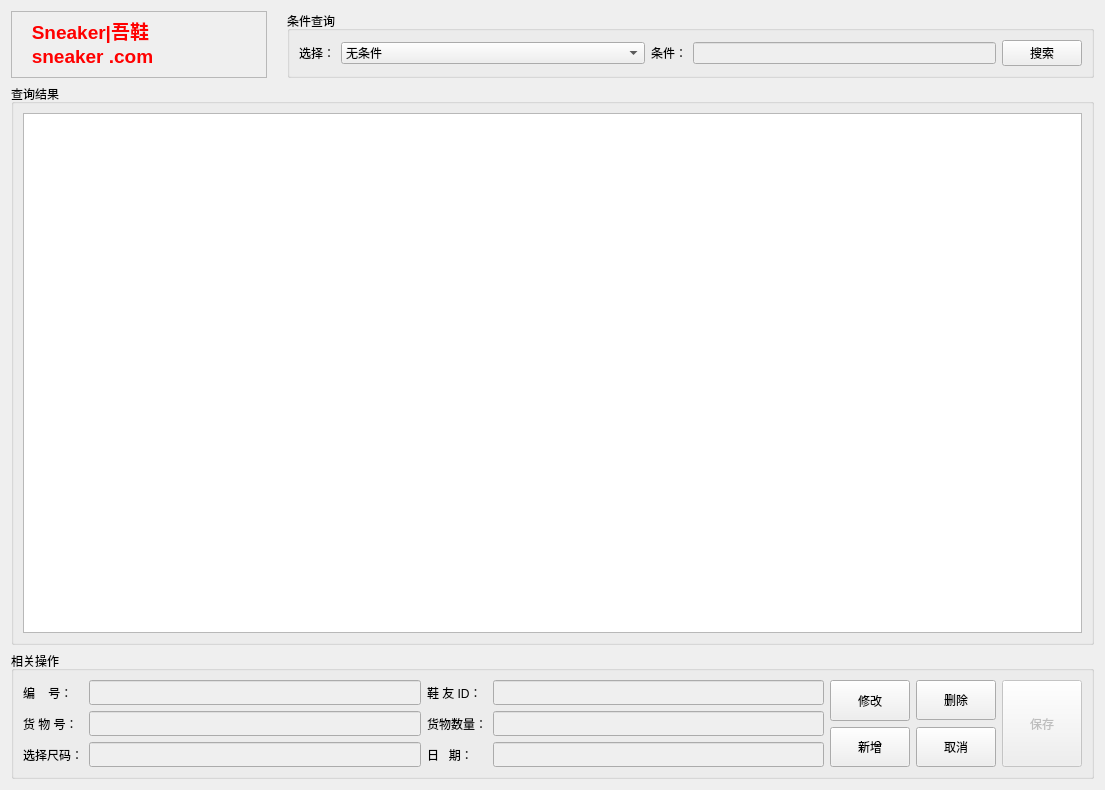
<?xml version="1.0" encoding="UTF-8"?>
<ui version="4.0">
 <class>TrolleyForm</class>
 <widget class="QWidget" name="TrolleyForm">
  <property name="geometry">
   <rect>
    <x>0</x>
    <y>0</y>
    <width>1105</width>
    <height>790</height>
   </rect>
  </property>
  <property name="windowTitle">
   <string>Form</string>
  </property>
  <layout class="QGridLayout" name="gridLayout_6">
   <item row="0" column="0">
    <layout class="QGridLayout" name="gridLayout_5">
     <item row="0" column="0">
      <layout class="QHBoxLayout" name="horizontalLayout_2">
       <property name="spacing">
        <number>0</number>
       </property>
       <property name="bottomMargin">
        <number>0</number>
       </property>
       <item>
        <widget class="QTextBrowser" name="textBrowser">
         <property name="enabled">
          <bool>false</bool>
         </property>
         <property name="sizePolicy">
          <sizepolicy hsizetype="Minimum" vsizetype="Ignored">
           <horstretch>0</horstretch>
           <verstretch>69</verstretch>
          </sizepolicy>
         </property>
         <property name="html">
          <string>&lt;!DOCTYPE HTML PUBLIC &quot;-//W3C//DTD HTML 4.0//EN&quot; &quot;http://www.w3.org/TR/REC-html40/strict.dtd&quot;&gt;
&lt;html&gt;&lt;head&gt;&lt;meta name=&quot;qrichtext&quot; content=&quot;1&quot; /&gt;&lt;style type=&quot;text/css&quot;&gt;
p, li { white-space: pre-wrap; }
&lt;/style&gt;&lt;/head&gt;&lt;body style=&quot; font-family:'SimSun'; font-size:9pt; font-weight:400; font-style:normal;&quot;&gt;
&lt;p style=&quot; margin-top:0px; margin-bottom:0px; margin-left:0px; margin-right:0px; -qt-block-indent:0; text-indent:0px;&quot;&gt;&lt;span style=&quot; font-size:14pt; font-weight:600; color:#ff0000;&quot;&gt;   Sneaker|吾鞋&lt;/span&gt;&lt;/p&gt;
&lt;p style=&quot; margin-top:0px; margin-bottom:0px; margin-left:0px; margin-right:0px; -qt-block-indent:0; text-indent:0px;&quot;&gt;&lt;span style=&quot; font-size:14pt; font-weight:600; color:#ff0000;&quot;&gt;   sneaker .com&lt;/span&gt;&lt;/p&gt;&lt;/body&gt;&lt;/html&gt;</string>
         </property>
        </widget>
       </item>
       <item>
        <spacer name="verticalSpacer">
         <property name="orientation">
          <enum>Qt::Vertical</enum>
         </property>
         <property name="sizeType">
          <enum>QSizePolicy::Ignored</enum>
         </property>
         <property name="sizeHint" stdset="0">
          <size>
           <width>20</width>
           <height>40</height>
          </size>
         </property>
        </spacer>
       </item>
       <item>
        <widget class="QGroupBox" name="groupBox">
         <property name="enabled">
          <bool>true</bool>
         </property>
         <property name="sizePolicy">
          <sizepolicy hsizetype="Ignored" vsizetype="Maximum">
           <horstretch>0</horstretch>
           <verstretch>0</verstretch>
          </sizepolicy>
         </property>
         <property name="title">
          <string>条件查询</string>
         </property>
         <layout class="QGridLayout" name="gridLayout_4">
          <item row="0" column="0">
           <layout class="QHBoxLayout" name="horizontalLayout">
            <item>
             <widget class="QLabel" name="label">
              <property name="contextMenuPolicy">
               <enum>Qt::NoContextMenu</enum>
              </property>
              <property name="text">
               <string>选择：</string>
              </property>
             </widget>
            </item>
            <item>
             <widget class="QComboBox" name="cb_condition">
              <property name="enabled">
               <bool>true</bool>
              </property>
              <property name="sizePolicy">
               <sizepolicy hsizetype="Expanding" vsizetype="Fixed">
                <horstretch>0</horstretch>
                <verstretch>0</verstretch>
               </sizepolicy>
              </property>
              <item>
               <property name="text">
                <string>无条件</string>
               </property>
              </item>
              <item>
               <property name="text">
                <string>编号</string>
               </property>
              </item>
              <item>
               <property name="text">
                <string>鞋友ID</string>
               </property>
              </item>
              <item>
               <property name="text">
                <string>货物号</string>
               </property>
              </item>
              <item>
               <property name="text">
                <string>货物数量</string>
               </property>
              </item>
              <item>
               <property name="text">
                <string>选择尺码</string>
               </property>
              </item>
              <item>
               <property name="text">
                <string>日期</string>
               </property>
              </item>
             </widget>
            </item>
            <item>
             <widget class="QLabel" name="label_6">
              <property name="text">
               <string>条件：</string>
              </property>
             </widget>
            </item>
            <item>
             <widget class="QLineEdit" name="le_condition">
              <property name="enabled">
               <bool>false</bool>
              </property>
              <property name="clearButtonEnabled">
               <bool>true</bool>
              </property>
             </widget>
            </item>
            <item>
             <widget class="QPushButton" name="pb_search">
              <property name="sizePolicy">
               <sizepolicy hsizetype="Fixed" vsizetype="Fixed">
                <horstretch>0</horstretch>
                <verstretch>0</verstretch>
               </sizepolicy>
              </property>
              <property name="text">
               <string>搜索</string>
              </property>
             </widget>
            </item>
           </layout>
          </item>
         </layout>
        </widget>
       </item>
      </layout>
     </item>
     <item row="1" column="0">
      <widget class="QGroupBox" name="groupBox_2">
       <property name="title">
        <string>查询结果</string>
       </property>
       <layout class="QGridLayout" name="gridLayout">
        <item row="0" column="0">
         <widget class="QTableWidget" name="tableWidget"/>
        </item>
       </layout>
      </widget>
     </item>
     <item row="2" column="0">
      <widget class="QGroupBox" name="groupBox_3">
       <property name="title">
        <string>相关操作</string>
       </property>
       <layout class="QGridLayout" name="gridLayout_3">
        <item row="0" column="0">
         <layout class="QGridLayout" name="gridLayout_2">
          <item row="2" column="4" rowspan="2">
           <widget class="QPushButton" name="pb_add">
            <property name="minimumSize">
             <size>
              <width>0</width>
              <height>40</height>
             </size>
            </property>
            <property name="text">
             <string>新增</string>
            </property>
           </widget>
          </item>
          <item row="3" column="3">
           <widget class="QLineEdit" name="le_date">
            <property name="enabled">
             <bool>false</bool>
            </property>
            <property name="minimumSize">
             <size>
              <width>0</width>
              <height>25</height>
             </size>
            </property>
            <property name="clearButtonEnabled">
             <bool>true</bool>
            </property>
           </widget>
          </item>
          <item row="2" column="5" rowspan="2">
           <widget class="QPushButton" name="pb_cancel">
            <property name="enabled">
             <bool>true</bool>
            </property>
            <property name="minimumSize">
             <size>
              <width>0</width>
              <height>40</height>
             </size>
            </property>
            <property name="text">
             <string>取消</string>
            </property>
           </widget>
          </item>
          <item row="1" column="1" rowspan="2">
           <widget class="QLineEdit" name="le_merchid">
            <property name="enabled">
             <bool>false</bool>
            </property>
            <property name="minimumSize">
             <size>
              <width>0</width>
              <height>25</height>
             </size>
            </property>
            <property name="clearButtonEnabled">
             <bool>true</bool>
            </property>
           </widget>
          </item>
          <item row="0" column="4" rowspan="2">
           <widget class="QPushButton" name="pb_modify">
            <property name="sizePolicy">
             <sizepolicy hsizetype="Preferred" vsizetype="Preferred">
              <horstretch>0</horstretch>
              <verstretch>0</verstretch>
             </sizepolicy>
            </property>
            <property name="minimumSize">
             <size>
              <width>0</width>
              <height>40</height>
             </size>
            </property>
            <property name="text">
             <string>修改</string>
            </property>
           </widget>
          </item>
          <item row="3" column="1">
           <widget class="QLineEdit" name="le_selectsize">
            <property name="enabled">
             <bool>false</bool>
            </property>
            <property name="minimumSize">
             <size>
              <width>0</width>
              <height>25</height>
             </size>
            </property>
            <property name="clearButtonEnabled">
             <bool>true</bool>
            </property>
           </widget>
          </item>
          <item row="3" column="2">
           <widget class="QLabel" name="label_8">
            <property name="minimumSize">
             <size>
              <width>0</width>
              <height>25</height>
             </size>
            </property>
            <property name="text">
             <string>日   期：</string>
            </property>
           </widget>
          </item>
          <item row="0" column="1">
           <widget class="QLineEdit" name="le_id">
            <property name="enabled">
             <bool>false</bool>
            </property>
            <property name="minimumSize">
             <size>
              <width>0</width>
              <height>25</height>
             </size>
            </property>
           </widget>
          </item>
          <item row="0" column="0">
           <widget class="QLabel" name="label_2">
            <property name="minimumSize">
             <size>
              <width>0</width>
              <height>25</height>
             </size>
            </property>
            <property name="text">
             <string>编    号：</string>
            </property>
           </widget>
          </item>
          <item row="0" column="6" rowspan="4">
           <widget class="QPushButton" name="pb_save">
            <property name="enabled">
             <bool>false</bool>
            </property>
            <property name="sizePolicy">
             <sizepolicy hsizetype="Minimum" vsizetype="Preferred">
              <horstretch>0</horstretch>
              <verstretch>0</verstretch>
             </sizepolicy>
            </property>
            <property name="text">
             <string>保存</string>
            </property>
           </widget>
          </item>
          <item row="3" column="0">
           <widget class="QLabel" name="label_7">
            <property name="minimumSize">
             <size>
              <width>0</width>
              <height>25</height>
             </size>
            </property>
            <property name="text">
             <string>选择尺码：</string>
            </property>
           </widget>
          </item>
          <item row="0" column="5" rowspan="2">
           <widget class="QPushButton" name="pb_delete">
            <property name="sizePolicy">
             <sizepolicy hsizetype="Preferred" vsizetype="Fixed">
              <horstretch>0</horstretch>
              <verstretch>0</verstretch>
             </sizepolicy>
            </property>
            <property name="minimumSize">
             <size>
              <width>0</width>
              <height>40</height>
             </size>
            </property>
            <property name="text">
             <string>删除</string>
            </property>
           </widget>
          </item>
          <item row="0" column="2">
           <widget class="QLabel" name="label_3">
            <property name="minimumSize">
             <size>
              <width>0</width>
              <height>25</height>
             </size>
            </property>
            <property name="text">
             <string>鞋 友 ID：</string>
            </property>
           </widget>
          </item>
          <item row="0" column="3">
           <widget class="QLineEdit" name="le_fansid">
            <property name="enabled">
             <bool>false</bool>
            </property>
            <property name="minimumSize">
             <size>
              <width>0</width>
              <height>25</height>
             </size>
            </property>
            <property name="clearButtonEnabled">
             <bool>true</bool>
            </property>
           </widget>
          </item>
          <item row="1" column="3" rowspan="2">
           <widget class="QLineEdit" name="le_merchnum">
            <property name="enabled">
             <bool>false</bool>
            </property>
            <property name="minimumSize">
             <size>
              <width>0</width>
              <height>25</height>
             </size>
            </property>
            <property name="clearButtonEnabled">
             <bool>true</bool>
            </property>
           </widget>
          </item>
          <item row="1" column="2" rowspan="2">
           <widget class="QLabel" name="label_5">
            <property name="minimumSize">
             <size>
              <width>0</width>
              <height>25</height>
             </size>
            </property>
            <property name="text">
             <string>货物数量：</string>
            </property>
           </widget>
          </item>
          <item row="1" column="0" rowspan="2">
           <widget class="QLabel" name="label_4">
            <property name="minimumSize">
             <size>
              <width>0</width>
              <height>25</height>
             </size>
            </property>
            <property name="text">
             <string>货 物 号：</string>
            </property>
           </widget>
          </item>
         </layout>
        </item>
       </layout>
      </widget>
     </item>
    </layout>
   </item>
  </layout>
 </widget>
 <resources/>
 <connections/>
</ui>
